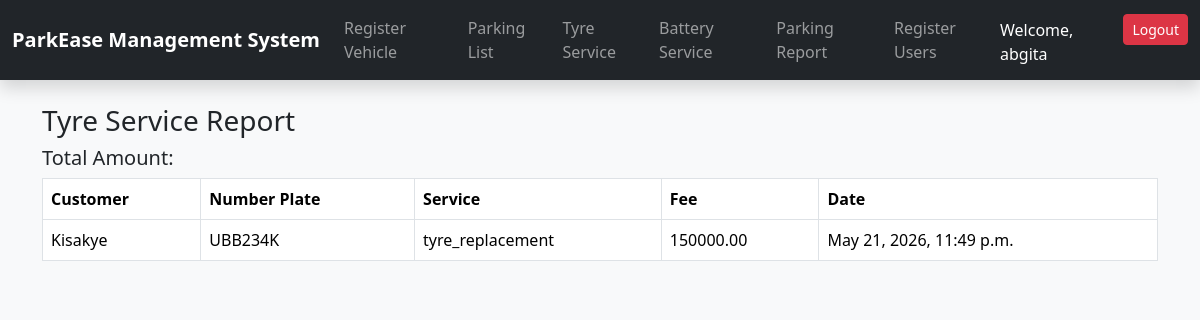
Page /tyres/report/ (signed in) on the committed database.
### tyres/models.py (models this page shows)
class TyreService(models.Model):
    SERVICE_CHOICES = [
        ('pressure_check', 'Pressure Check'),
        ('puncture_repair', 'Puncture Repair'),
        ('tyre_replacement', 'Tyre Replacement'),
        ('valve_replacement', 'Valve Replacement'),
        ('wheel_balancing', 'Wheel Balancing'),
    ]
    customer_name = models.CharField(max_length=100)
    number_plate = models.CharField(max_length=20)
    phone_number = models.CharField(max_length=15)
    tyre_size = models.CharField(max_length=20)
    tyre_model = models.CharField(max_length=50)
    service_type = models.CharField(max_length=20, choices=SERVICE_CHOICES)
    service_fee = models.DecimalField(max_digits=10, decimal_places=2)
    date_time = models.DateTimeField(auto_now_add=True)

### tyres/views.py (the view)
# urls.py: path('report/', views.tyre_service_report, name='tyre_service_report'),
@login_required
@admin_required
def tyre_service_report(request):
    services = TyreService.objects.all().order_by('-date_time')
    total_revenue = sum(service.service_fee for service in services)
    return render(request, 'tyre_service_report.html', {'services': services, 'total_revenue': total_revenue})

### tyres/templates/tyre_service_report.html
{% extends 'base.html' %} {% block title %}Tyre Service Report{% endblock %}
{% block content %}
<div class="container mt-4">
  <h3>Tyre Service Report</h3>
  <h5>Total Amount: {{ total_amount }}</h5>
  <table class="table table-bordered">
    <thead>
      <tr>
        <th>Customer</th>
        <th>Number Plate</th>
        <th>Service</th>
        <th>Fee</th>
        <th>Date</th>
      </tr>
    </thead>
    <tbody>
      {% for service in services %}
      <tr>
        <td>{{ service.customer_name }}</td>
        <td>{{ service.number_plate }}</td>
        <td>{{ service.service_type }}</td>
        <td>{{ service.service_fee }}</td>
        <td>{{ service.date_time }}</td>
      </tr>
      {% endfor %}
    </tbody>
  </table>
</div>
{% endblock %}

### templates/navs.html (shortened to what this page needs)
<nav class="navbar navbar-expand-lg navbar-dark bg-dark shadow">
    <div class="container-fluid">
        <a class="navbar-brand fw-bold" href="{% url 'parking_list' %}">
            ParkEase Management System
        </a>
        <div class="collapse navbar-collapse" id="navbarNav">
            <ul class="navbar-nav">
                {% if user.groups.all.0.name == 'parking_attendant' or user.is_superuser %}
                <li class="nav-item">
                    <a class="nav-link" href="{% url 'parking_form' %}">Register Vehicle</a>
                </li>
                <li class="nav-item">
                    <a class="nav-link" href="{% url 'parking_list' %}">Parking List</a>
                </li>
                {% endif %}
                {% if user.groups.all.0.name == 'section_manager' or user.is_superuser %}
                <li class="nav-item">
                    <a class="nav-link" href="{% url 'tyre_service_list' %}">Tyre Service</a>
                </li>
                <li class="nav-item">
                    <a class="nav-link" href="{% url 'battery_service_list' %}">Battery Service</a>
                </li>
                {% endif %}
                {% if user.groups.all.0.name == 'admin' or user.is_superuser %}
                <li class="nav-item">
                    <a class="nav-link" href="{% url 'parking_report' %}">Parking Report</a>
                </li>
                <li class="nav-item">
                    <a class="nav-link" href="{% url 'register' %}">Register Users</a>
                </li>
                {% endif %}
            </ul>
            <ul class="navbar-nav ms-auto">
                {% if user.is_authenticated %}
                <li class="nav-item mt-1 me-3 text-white">
                    Welcome, {{ user.username }}
                </li>
                <li class="nav-item">
                    <form action="{% url 'logout' %}" method="POST">
                        <button type="submit" class="btn btn-danger btn-sm">
                            Logout
                        </button>
                    </form>
                </li>
                {% endif %}
            </ul>
        </div>
    </div>
</nav>

### rows in the picture
TyreService: customer_name "Kisakye", number_plate "UBB234K", service_type "tyre_replacement", service_fee "150000.00", date_time "May 21, 2026, 11:49 p.m."

### other values in the picture
{{ user.username }} "abgita"
